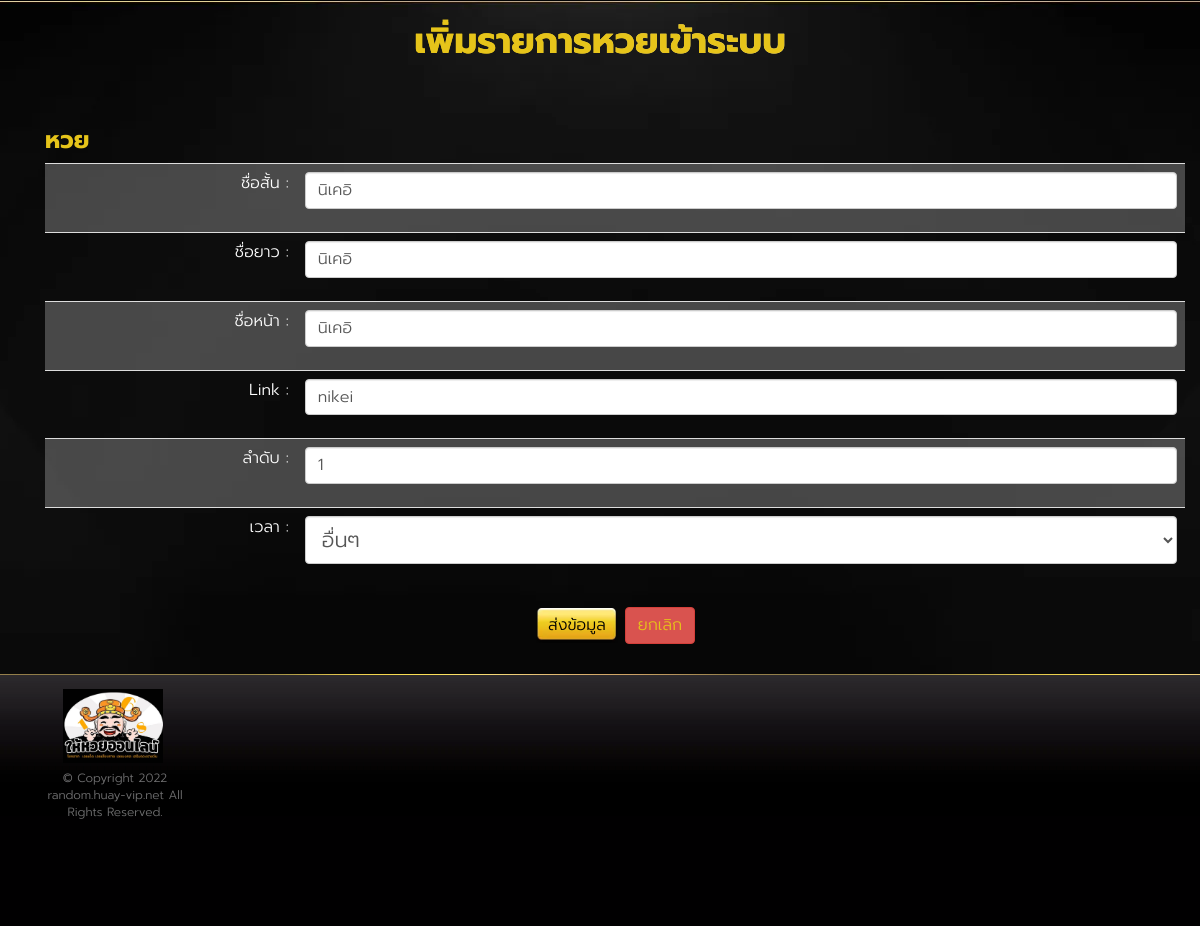
Page /backend/huay/edit/93 (signed in) on the committed database.
### huayrandom/models.py (models this page shows, shortened)
class HuayListModel(models.Model):
    short_name = models.CharField(default='None', max_length=255)
    order_number = models.IntegerField(default=1,)
    full_name = models.CharField(default='None', max_length=255)
    page_name = models.CharField(default='None', max_length=255)
    time = models.TimeField()
    link = models.CharField(default='None', max_length=255)

### huayrandom/views.py (the view, shortened to what this page needs)
@login_required
def EditHuayList(request,id):
    context = {}
    if 'error' in request.session:
        context['error'] = request.session['error']
        request.session['error'] = ''  # clear stuck error in session
    if 'errordup' in request.session:
        context['errordup'] = request.session['errordup']
        request.session['errordup'] = ''  # clear stuck errordup in session
    data = HuayListModel.objects.get(id=id)
    context['data'] = HuayListModel.objects.get(id=id)
    context['time'] = str(data.time)
    return render(request, 'huay_list/edit_huay_list.html', context)

### huayrandom/templates/huay_list/edit_huay_list.html (shortened to what this page needs)
{% extends 'component/layout.html' %}
{%block content%}
<div class="wrap">
  <section class="slot-home-body">
    <div class="container">
      <div>
        <h1 class="shine-text big-font text-center">เพิ่มรายการหวยเข้าระบบ</h1>
      </div>
      <section class="content">
        <div class="container">
          <div class="slot-intro">
            <form method="post">
              <h3>หวย</h3>
              <table class="table table-striped">
                <tr>
                  <td class="text-right">ชื่อสั้น : </td>
                  <td class="text-center">
                    <div class="form-group">
                      <input type="text" class="form-control" name="short_name" value="{{data.short_name}}">
                    </div>
                  </td>
                </tr>
                <tr>
                  <td class="text-right">ชื่อยาว : </td>
                  <td class="text-center">
                    <div class="form-group">
                      <input type="text" class="form-control" name="full_name" value="{{data.full_name}}">
                    </div>
                  </td>
                </tr>
                <tr>
                  <td class="text-right">ชื่อหน้า : </td>
                  <td class="text-center">
                    <div class="form-group">
                      <input type="text" class="form-control" name="page_name" value="{{data.page_name}}">
                    </div>
                  </td>
                </tr>
                <tr>
                  <td class="text-right">Link : </td>
                  <td class="text-center">
                    <div class="form-group">
                      <input type="text" class="form-control" name="link" value="{{data.link}}">
                    </div>
                  </td>
                </tr>
                <tr>
                  <td class="text-right">ลำดับ : </td>
                  <td class="text-center">
                    <div class="form-group">
                      <input type="number" class="form-control" name="order_number" value="{{data.order_number}}">
                    </div>
                  </td>
                </tr>
                <tr>
                  <td class="text-right">เวลา : </td>
                  <td colspan="9" class="text-center">
                    <div class="form-group">
                      <select name="time" class="form-control">
                        <option {% if time == "20:00:00" %} selected {%endif%} value="20:00:00">อื่นๆ</option>
                      </select>
                    </div>
                  </td>
                </tr>
              </table>
              <div class="text-center">
                <button type="submit" class="btn btn-default">ส่งข้อมูล</button>
                <a class="btn btn-danger" href="/backend/huay/list">ยกเลิก</a>
              </div>
            </form>
          </div>
        </div>
      </section>
    </div>
    {%endblock content%}

### static/assets/css/style.css (style rules this page uses)
body { background: #030203; color: #fff; font-family: 'Prompt-Light'; font-size: 21px; }
h1, h2, h3 { color: #e6c41a; font-family: 'Prompt' }
a { color: #fff; -moz-transition: ease .3s; -o-transition: ease .3s; -webkit-transition: ease .3s; transition: ease .3s }
.wrap { background: url("/static/images/background/bkg_livecasino.webp") top center no-repeat; padding-top: 1px }
.content { padding: 30px 0 0px }
.content a { color: #e6c41a }
.shine-text { background: linear-gradient(to right, #e6c41a 20%, #ffffff 40%, #ffffff 60%, #e6c41a 80%); background-size: 200% auto; color: #e6c41a; background-clip: text; text-fill-color: transparent; -webkit-background-clip: text; animation: shine 2s linear infinite; margin-bottom: 15px }
.slot-intro { font-size: 16px }
.btn { font-size: 22px }
.btn.btn-default { background: url("/static/images/component/btn_bg.webp") top center no-repeat; background-size: 100% 100%; border-color: transparent; color: #000 }
.form-control { font-size: 21px; height: auto }

### static/assets/css/style-custom.css (style rules this page uses)
body { font-family: "Prompt-Light" !important; font-size: 10px; background-image: url("/static/images/background/bdg.webp"); }
.table-striped>tbody>tr:nth-of-type(odd) { background-color: #f9f9f940; }
input { font-size: 16px !important; }
.text-right { text-align: right!important; }
.btn { font-size: 16px; }

### rows in the picture
HuayListModel: short_name "นิเคอิ", full_name "นิเคอิ", page_name "นิเคอิ", link "nikei", order_number "1"
